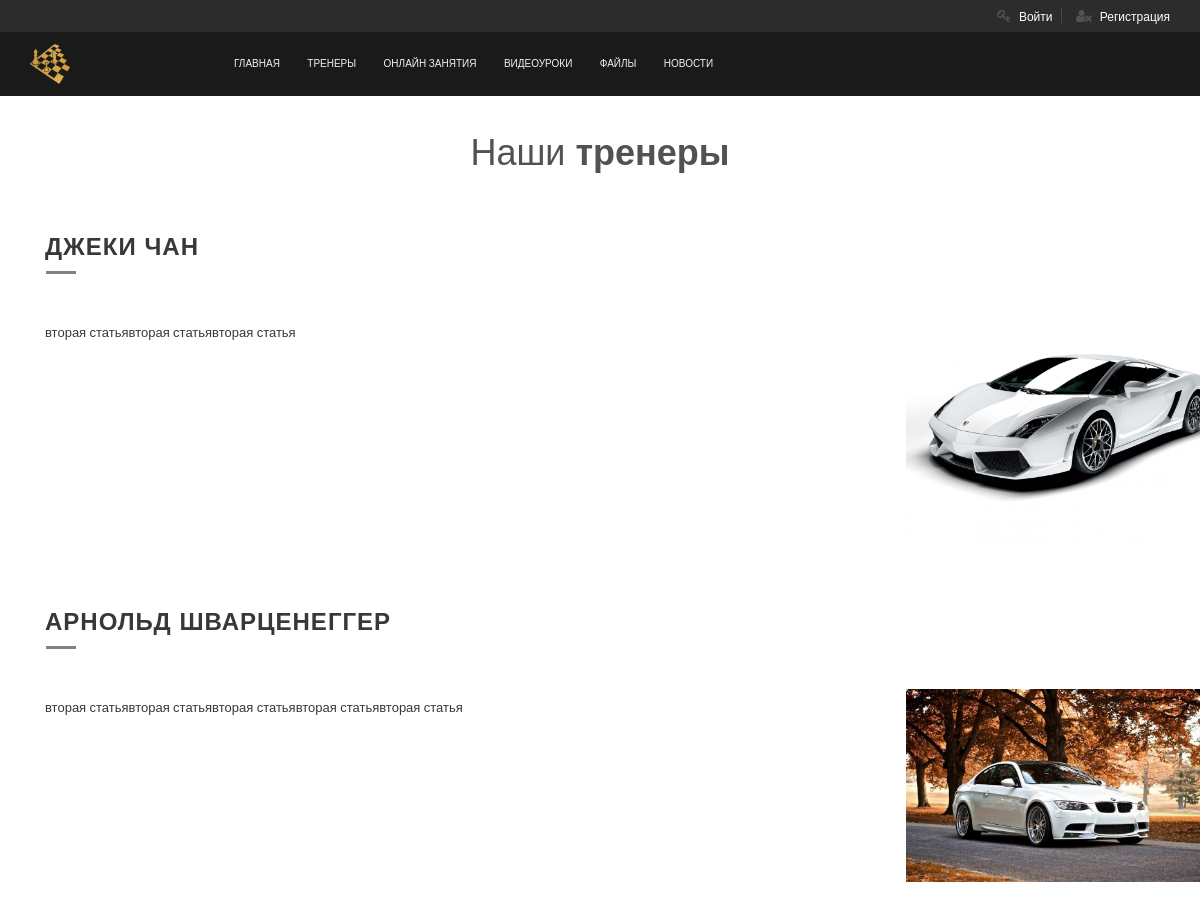
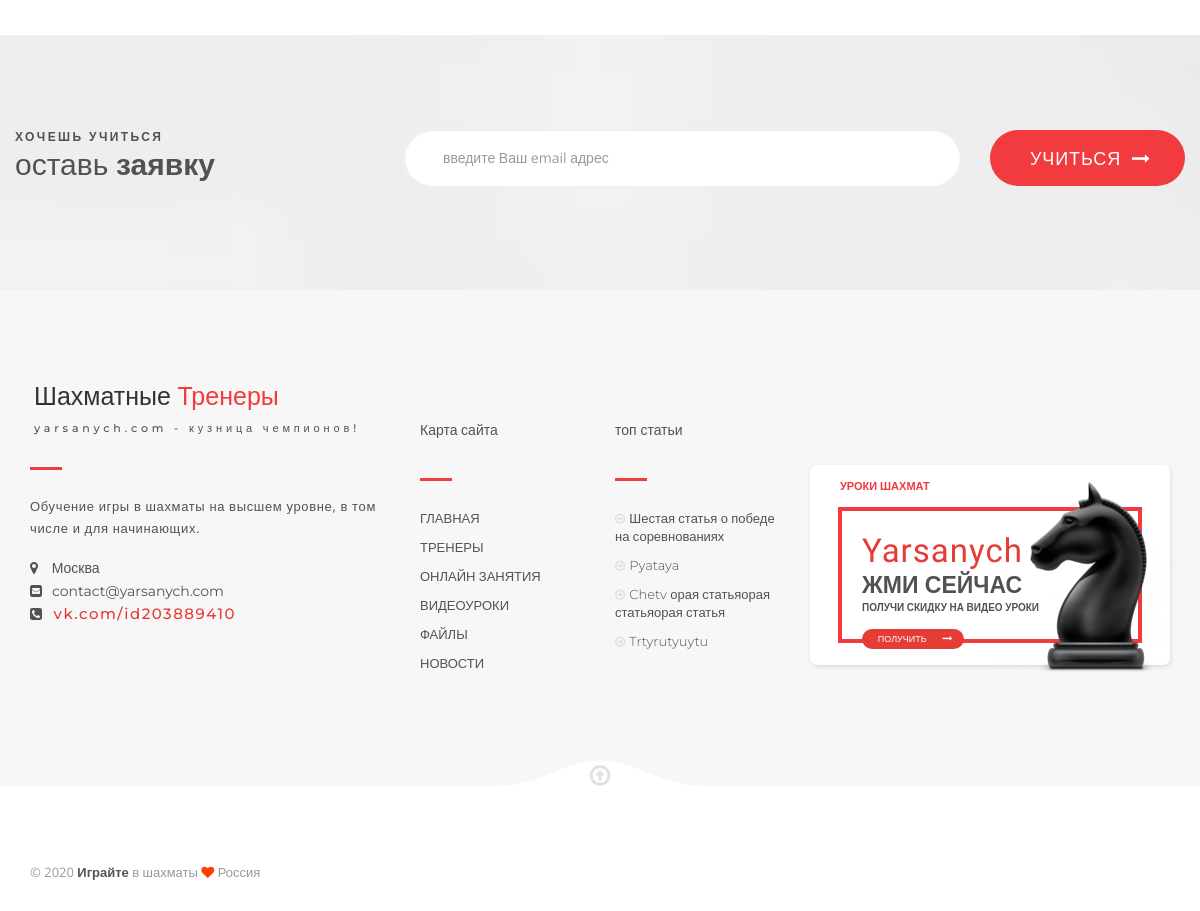
Page /trenery/ on the committed database (2 pictures, top to bottom).
### chess/models.py (models this page shows, shortened)
class Treners(models.Model):
    name = models.CharField("Имя", max_length=150)
    description = models.TextField("Описание")
    img = models.ImageField("Изображение", upload_to="img/treners/")
    class Meta:
        verbose_name = "Тренер"
        verbose_name_plural = "Тренеры"

class Articles(models.Model):
    title = models.CharField("Название", max_length=150, db_index=True)
    slug = models.SlugField(max_length=150, unique=True)
    intro_text = models.TextField("Короткое описание", blank=True)
    full_text = models.TextField("Текст", blank=True, db_index=True)
    img = models.ImageField("Изображение", upload_to="img/chess/", blank=True)
    author = models.CharField("Автор", max_length=150, blank=True)
    date_pub = models.DateTimeField(auto_now_add=True)
    buyers = models.ManyToManyField(User, verbose_name="Покупатели", blank=True)
    class Meta:
        verbose_name = "Статья"
        verbose_name_plural = "Статьи"

### chess/views.py (the view)
# urls.py: path("trenery/", views.TrenersViews.as_view(), name='treners_url'),
class TrenersViews(View):
    def get(self, request):
        treners = Treners.objects.all()
        return render(request, "chess/treners.html", {"treners_list": treners})

### chess/templatetags/article_tag.py (called while the page is built)
@register.simple_tag()
def get_articles(count=5):
    return Articles.objects.order_by("-id")[:count]

### templates/chess/treners.html (shortened to what this page needs)
{% extends 'chess/base.html' %}
{% block content %}
<div class="mar-top-30" >
        <div class="container">
            <div class="col-xs-12">
                <div class="expert-team-head">
                    <h2 class="sectiont-title">Наши<span class="sectiont-title-bold"> тренеры</span></h2>
                </div>
            </div>
        <div class="col-md-8 col-sm-12 col-xs-12">
            <div class="blog-post-details">
                <div class="about-me-sec">
{% for article in treners_list %}
<div class="container">
    <div class="row">
        <div class="mar-top-20">
            <div class="col-md-8 col-sm-9 col-xs-12">
                <div class="row">
                    <div class="about-left">
                        <h1>{{ article.name }}</h1>
                        <p>{{ article.description }}</p>
                    </div>
                </div>
            </div>
            <div class="col-md-4 col-sm-3 col-xs-12">
                <div class="row">
                    <div class="about-right mar-top-80">
                        <img src="{{ article.img.url }}" alt="author image">
                    </div>
                </div>
            </div>
        </div>
    </div>
</div>
{% endfor %}
                </div>
            </div>
        </div>
    </div>
</div>
{% endblock content %}

### templates/include/footer.html (shortened to what this page needs)
{% load static %}
{% load article_tag %}
<div class="subscribe-section">
	<div class="container">
		<div class="row">
			<div class="col-md-4 col-sm-5 col-xs-12">
				<div class="row">
					<div class="ht-newsletter">
						<h5>ХОЧЕШЬ УЧИТЬСЯ</h5>
						<h2>оставь <b>заявку</b></h2>
					</div>
				</div>
			</div>
			<div class="col-md-8 col-sm-7 col-xs-12">
				<div class="row">
					<form class="form-inline newsletter-forn-in">
						<div class="col-md-9  col-sm-9 col-xs-12">
							<div class="form-group">
								<input class="form-control newsletter-input" type="text" id="email_subscribe" placeholder="введите Ваш email адрес">
							</div>
						</div>
						<div class="col-md-3  col-sm-3 col-xs-12">
							<div class="row text-center">
								<button type="button" id="add_subscribe" class="subscribe-btn">УЧИТЬСЯ<i class="fa fa-long-arrow-right" aria-hidden="true"></i></button>
							</div>
						</div>
					</form>
				</div>
			</div>
		</div>
	</div>
</div>
<div class="big-fotter">
	<div class="container">
		<div class="row">
			<div class="col-md-4 col-sm-8 col-xs-12">
				<div class="trainer-aera">
					<div class="ft-trainer">
						<h2>Шахматные<span> Тренеры</span></h2>
						<h5>yarsanych.com - кузница чемпионов!</h5>
					</div>
					<p>Обучение игры в шахматы на высшем уровне, в том числе и для начинающих.</p>
					<div class="contact-info">
						<ul>
							<li><i class="fa fa-map-marker" aria-hidden="true"></i>  Москва</li>
							<li><i class="fa fa-envelope-square" aria-hidden="true"></i>contact@yarsanych.com</li>
							<li><a class="red" href="https://vk.com/id203889410"><i class="fa fa-phone-square" aria-hidden="true"></i>vk.com/id203889410</a></li>
						</ul>
					</div>
				</div>
			</div>
			<div class="col-md-2 col-sm-4 col-xs-12">
				<div class="ft-info">
					<h2>Карта<span> сайта</span></h2>
					<ul>
                        <li><a href="{% url 'index_url' %}">ГЛАВНАЯ</a></li>
                        <li><a href="{% url 'treners_url' %}">ТРЕНЕРЫ</a></li>
                        <li><a href="{% url 'prsonal_trening_url' %}">ОНЛАЙН ЗАНЯТИЯ</a></li>
                        <li><a href="{% url 'videos_url' %}">ВИДЕОУРОКИ</a></li>
                        <li><a href="{% url 'files_url' %}">ФАЙЛЫ</a></li>
                        <li><a href="{% url 'articles_list_url' %}">НОВОСТИ</a></li>
					</ul>
				</div>
			</div>
			<div class="col-md-2 col-sm-4 col-xs-12">
				<div class="ft-info">
					<h2>топ <span> статьи</span></h2>
					<ul>
                        {% get_articles count=4 as articles_list %}
                        {% for article in articles_list %}
                            <li><a href="{% url 'article_url' slug=article.slug %}"><i class="fa fa-arrow-circle-o-right" aria-hidden="true"></i>{{ article.title }}</a></li>
                        {% endfor %}
					</ul>
				</div>
			</div>
			<div class="col-md-4 col-sm-8 col-xs-12">
				<div class="banner">
					<h2>Уроки шахмат</h2>
					<div class="banner-box">
						<h1>Yarsanych</h1>
						<h2><span>жми</span> сейчас</h2>
						<p>получи скидку на видео уроки</p>
						<div class="shop-now"><a href="{% url 'prsonal_trening_url' %}">ПОЛУЧИТЬ</a>
							<div class="icon"><i class="fa fa-long-arrow-right"></i></div>
						</div>
						<img src="{% static 'img/shop.png' %}" alt="shop" />
					</div>
				</div>
			</div>
		</div>
	</div>
</div>
<footer>
	<div class="sticky-fotter">
		<div class="container">
			<div class="row">
				<div class="col-md-6 col-sm-6  col-xs-12">
					<div class="sticky-fotter-text">
						<p>&COPY; 2020 <b>Играйте</b> в шахматы <i class="fa fa-heart" aria-hidden="true"></i> Россия</p>
					</div>
				</div>
                <img src="{% static 'img/bg/fotterbg.png' %}" alt="" />
				<a class="go-top" href="#"><i class="fa fa-arrow-circle-o-up"></i></a>
			</div>
		</div>
	</div>
</footer>

### static/css/typography.css (style rules this page uses)
body { font-family: 'Open Sans', sans-serif; }
h1, h2, h3, h4, h5, h6 { margin: 0; font-family: 'Montserrat', sans-serif; font-weight: 700; color: #000; letter-spacing: 1.5px; }
h1 { font-size: 40px; line-height: 44px; letter-spacing: 1px; margin-bottom: 0px; }
h2 { font-size: 36px; line-height: 42px; margin-bottom: 0px; letter-spacing: 0; }
h5 { font-size: 16px; line-height: 24px; letter-spacing: 0; }
p { font-family: 'Open Sans', sans-serif; font-size: 14px; font-weight: normal; letter-spacing: 0; line-height: 24px; margin: 0; }
span { font-family: 'Open Sans', sans-serif; }
strong, b { font: 15px/30px; }
a { color: #222; }
a, a:visited { text-decoration: none; font-family: 'Montserrat', sans-serif; font-weight: normal; font-size: 12px; letter-spacing: 0; transition: all 0.3s ease-in-out; -webkit-transition: all 0.3s ease-in-out; -moz-transition: all 0.3s ease-in-out; -o-transition: all 0.3s ease-in-out; outline: 0; }
ul, ol { margin-bottom: 0px; margin-top: 0px; }
ul { list-style: none outside; padding: 0; margin: 0; }
li { line-height: 18px; margin-bottom: 0px; }
button { letter-spacing: 0; transition: all 0.3s ease 0s; }

### static/css/responsive.css (style rules this page uses)
@media only screen and (min-width: 992px) and (max-width: 1200px) { p { font-size: 13px; } }
@media only screen and (min-width: 992px) and (max-width: 1200px) { .ht-newsletter h5 { margin-top: 95px; } }
@media only screen and (min-width: 992px) and (max-width: 1200px) { .ht-newsletter h2 { margin-top: 8px; font-size: 30px; } }
@media only screen and (min-width: 992px) and (max-width: 1200px) { .subscribe-btn { padding-left: 23px; } }
@media only screen and (min-width: 992px) and (max-width: 1200px) { .ft-info h2 { font-size: 14px; } }
@media only screen and (min-width: 992px) and (max-width: 1200px) { .ft-info ul li a { font-size: 13px; margin-bottom: 11px; } }
@media only screen and (min-width: 992px) and (max-width: 1200px) { .ft-info ul li a i { font-size: 12px; padding-right: 4px; } }
@media only screen and (min-width: 992px) and (max-width: 1200px) { .trainer-aera .ft-trainer { margin-bottom: 25px; } }
@media only screen and (min-width: 992px) and (max-width: 1200px) { .trainer-aera p { margin-bottom: 20px; font-size: 13px; } }
@media only screen and (min-width: 992px) and (max-width: 1200px) { .banner .banner-box img { right: -55px; } }
@media only screen and (min-width: 992px) and (max-width: 1200px) { .sticky-fotter img, .sticky-fotter a.go-top { top: -34px; } }
@media only screen and (min-width: 992px) and (max-width: 1200px) { .sticky-fotter .sticky-fotter-text p { font-size: 13px; } }

### rows in the picture
Treners: name "ДЖЕКИ ЧАН", description "вторая статьявторая статьявторая статья", img (picture)
Treners: name "АРНОЛЬД ШВАРЦЕНЕГГЕР", description "вторая статьявторая статьявторая статьявторая статьявторая статья", img (picture)
Articles: title "Шестая статья о победе на соревнованиях"
Articles: title "Pyataya"
Articles: title "Chetv орая статьяорая статьяорая статья"
Articles: title "Trtyrutyuytu"
